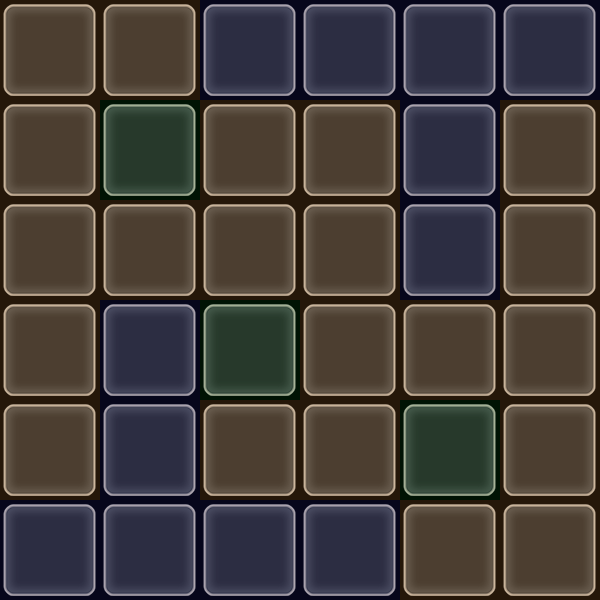

Rendered tile map (Tiled .tmx) drawn with the repository's tilesets; below, a short description and the map source with its tile grids summarised:
An orthogonal 6x6 tile map with 100x100 px tiles, 2 tile layers (map, type), 2 tilesets.

<map version="1.0" orientation="orthogonal" renderorder="right-down" width="6" height="6" tilewidth="100" tileheight="100" nextobjectid="1">
 <tileset firstgid="1" name="bg_kuang" tilewidth="100" tileheight="100" tilecount="1" columns="1">
  <image source="bg_kuang.png" width="100" height="100" />
 </tileset>
 <tileset firstgid="2" name="type5" tilewidth="100" tileheight="100" tilecount="5" columns="5">
  <image source="type5.png" width="500" height="100" />
  <tile id="0">
   <properties>
    <property name="type" value="1" />
   </properties>
  </tile>
  <tile id="1">
   <properties>
    <property name="type" value="5" />
   </properties>
  </tile>
  <tile id="2">
   <properties>
    <property name="type" value="6" />
   </properties>
  </tile>
 </tileset>
 <layer name="map" width="6" height="6">
  <data>[36 cells, 36 non-empty, 1 distinct tile ids]</data>
 </layer>
 <layer name="type" width="6" height="6">
  <data>[36 cells, 36 non-empty, 3 distinct tile ids]</data>
 </layer>
</map>
